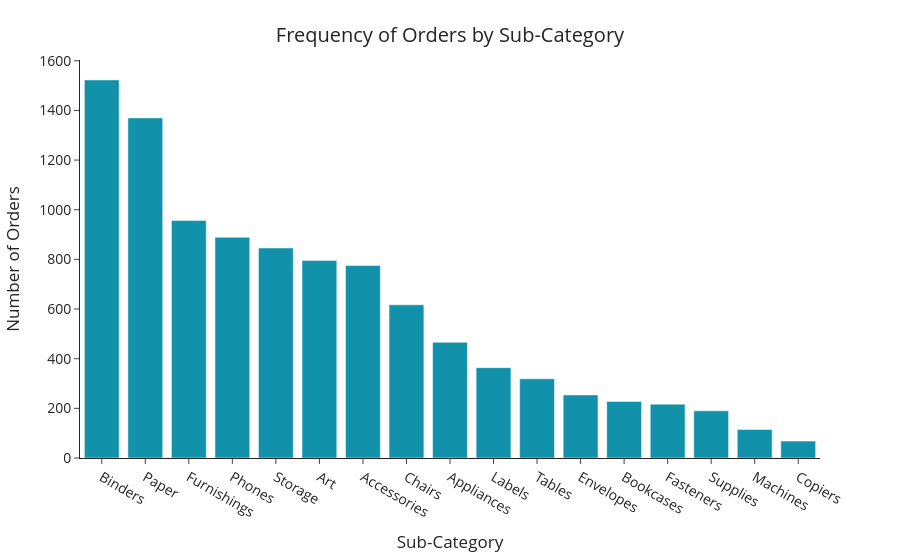

This figure's notebook cell:
### Markdown cell above
##### D3. Comparison 3 - By Product Category

### Code cell
fig = px.bar(x = df['Sub-Category'].value_counts().index, y = df['Sub-Category'].value_counts(),
             template = 'simple_white', color_discrete_sequence = colors)

#Set Title and x/y axis labels
fig.update_layout(
    xaxis_title="Sub-Category",
    yaxis_title="Number of Orders",
    font = dict(
            size = 14
            ),    
    title={
        'text': "Frequency of Orders by Sub-Category",
        'y':0.95,
        'x':0.5
        }
    )

fig.show()
os.makedirs('../output/images', exist_ok=True)
fig.write_image('../output/images/02_frequency_orders_by_subcategory.png', scale=2)

### Figure 1 — Plotly figure (JSON) as saved in the notebook; plotly's stock layout.template omitted (floating-point values rounded to 4 significant figures)
{"data": [{"hovertemplate": "x=%{x}<br>y=%{y}<extra></extra>", "legendgroup": "", "marker": {"color": "#1192AA", "pattern": {"shape": ""}}, "name": "", "orientation": "v", "showlegend": false, "textposition": "auto", "type": "bar", "x": ["Binders", "Paper", "Furnishings", "Phones", "Storage", "Art", "Accessories", "Chairs", "Appliances", "Labels", "Tables", "Envelopes", "Bookcases", "Fasteners", "Supplies", "Machines", "Copiers"], "xaxis": "x", "y": [1523, 1370, 957, 889, 846, 796, 775, 617, 466, 364, 319, 254, 228, 217, 190, 115, 68], "yaxis": "y"}], "layout": {"barmode": "relative", "font": {"size": 14}, "legend": {"tracegroupgap": 0}, "margin": {"t": 60}, "title": {"text": "Frequency of Orders by Sub-Category", "x": 0.5, "y": 0.95}, "xaxis": {"anchor": "y", "domain": [0, 1], "title": {"text": "Sub-Category"}}, "yaxis": {"anchor": "x", "domain": [0, 1], "title": {"text": "Number of Orders"}}}}
